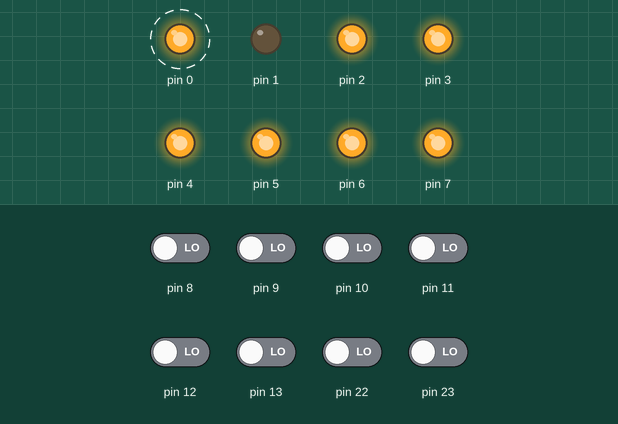
This sketch was run on a simulated Arduino Uno, built with avr-gcc and run on an emulated ATmega328P. On the bench: output pins drawn as LEDs (lit = HIGH). Dashed ring = blinking. The test bench sets the inputs (shaded band); at power-on: pin 8–13, pin 22, pin 23 LOW.

Above: at 2.8 s.
2.9 s: pin 10 driven HIGH
At 6.8 s:
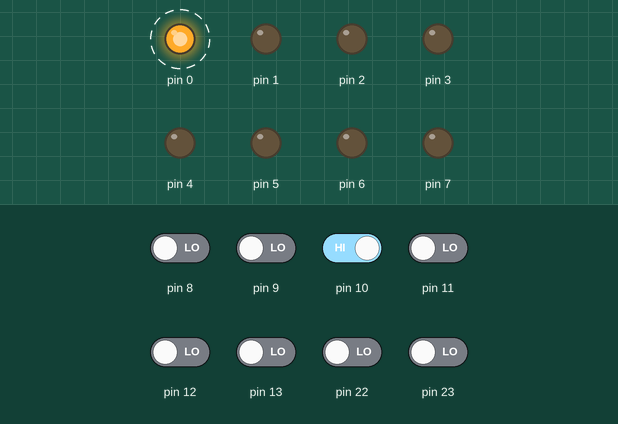
7.0 s: pin 8 driven HIGH
At 8.3 s:
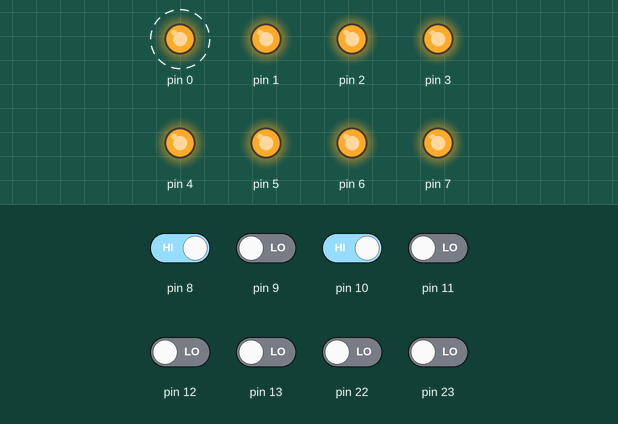
11.1 s: pin 8 driven LOW
At 15.1 s:
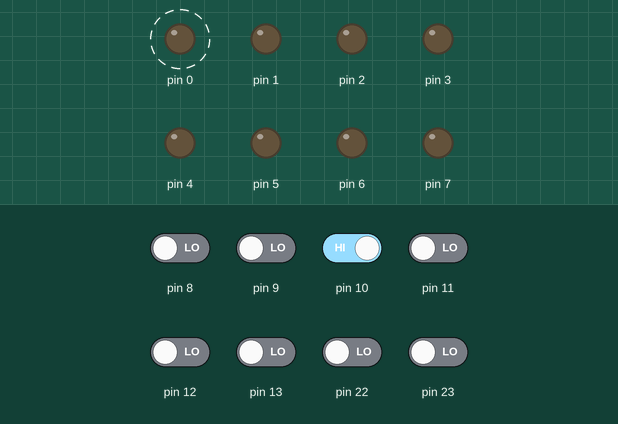
15.2 s: pin 9 driven HIGH
At 20.8 s:
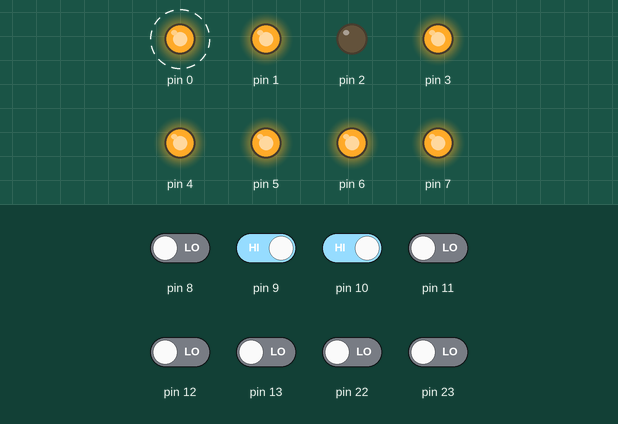
Timing chart, 0 to 35.5 s (numbered marks = the images above; inputs shaded):
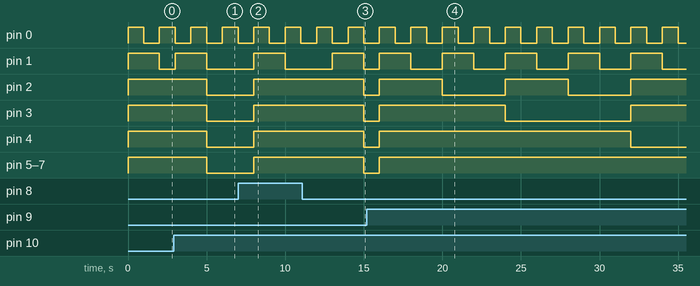

Measured:
- after the input at 2.9 s, pin 2: HIGH → LOW after 2.1 s instead of 1.1 s; pin 3–7: HIGH → LOW after 2.1 s
- after the input at 7.0 s, pin 2: LOW → HIGH after 1.0 s instead of 2.0 s; pin 3–7: LOW → HIGH after 1.0 s
- after the input at 11.1 s, pin 2: HIGH → LOW after 3.9 s instead of 0.90 s; pin 3–7: HIGH → LOW after 3.9 s
- after the input at 15.2 s, pin 4: LOW → HIGH after 0.80 s instead of 15.8 s; pin 5–7: LOW → HIGH after 0.80 s
- by itself, pin 0: alternates HIGH for 1.0 s and LOW for 1.0 s
- by itself, pin 1: alternates HIGH for 2.0 s and LOW for 2.0 s

The sketch:

part1.ino
```cpp
void setup()
{
	DDRB = B00000000;
  	DDRD = B11111111;
  	PORTD = B00000000;
}

void loop()
{
    if(PINB == 4){
      	PORTD++;
    }else{
    	PORTD--;
    }
  	delay(1000);
}
```
